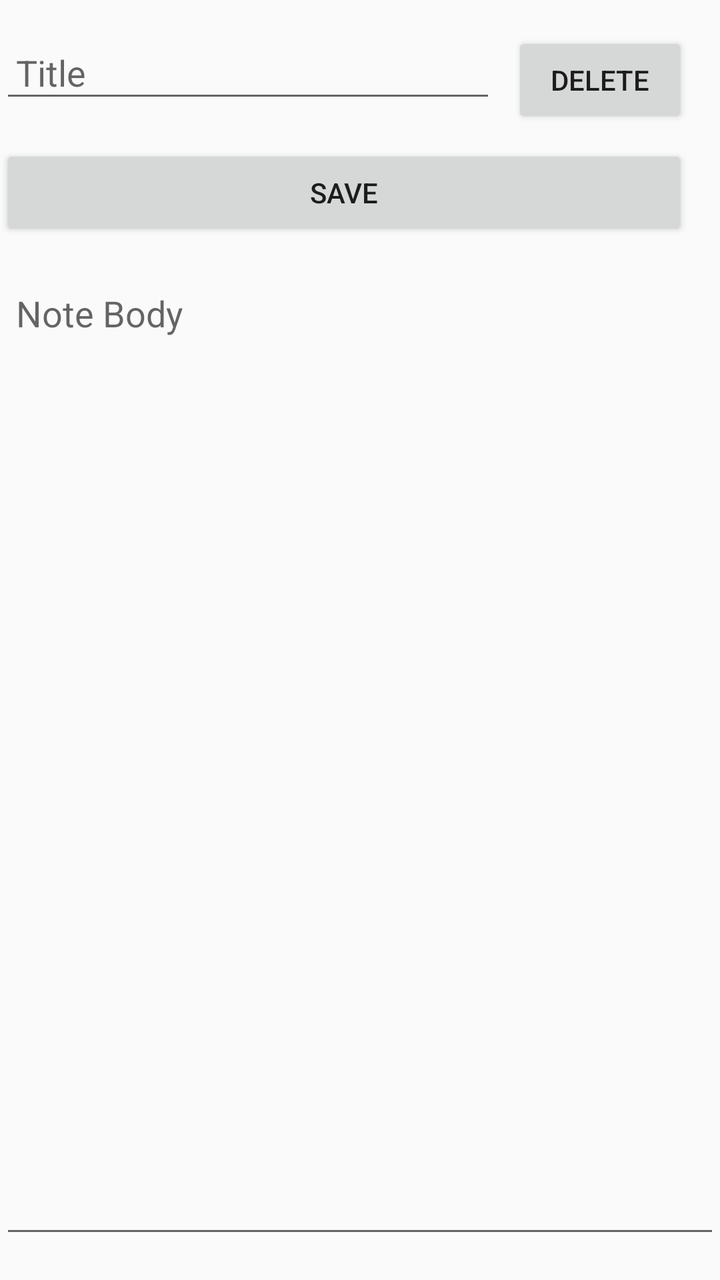
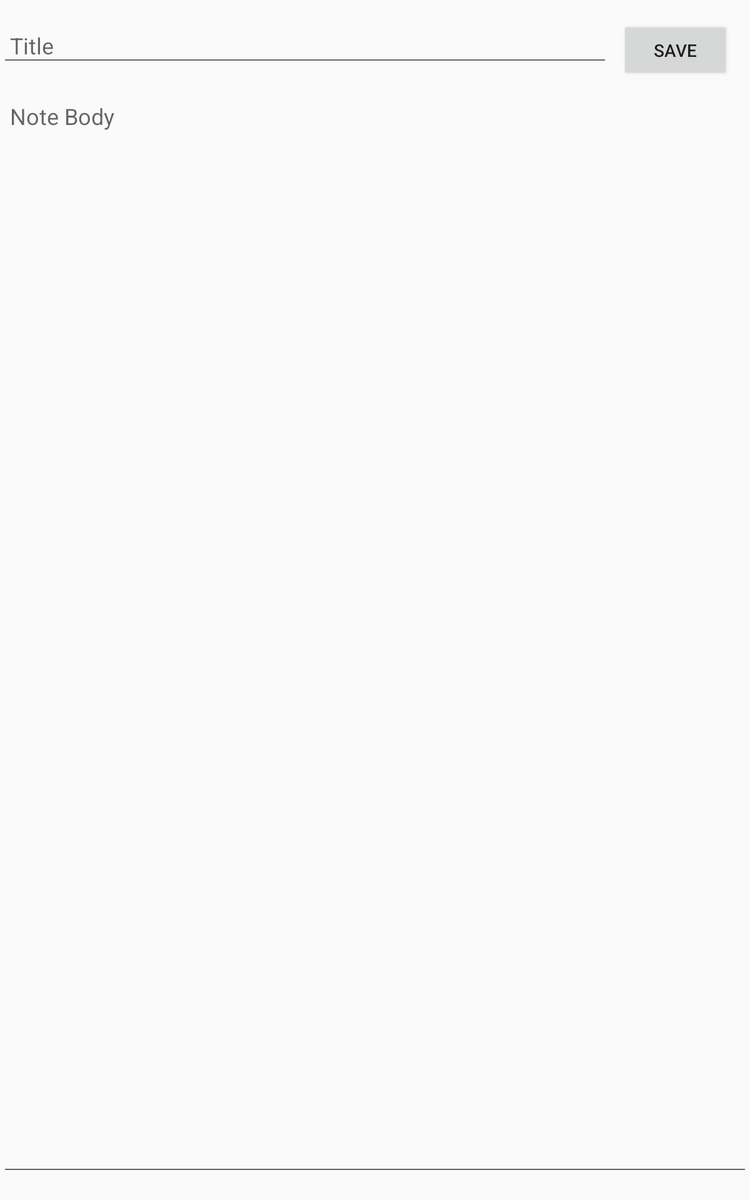

One screen, two layout resources from the same app: the default and the repository's alternative for another configuration. Each is rendered where Android would select it; the XML of both is given below.
<!-- AndroidManifest.xml: application theme Theme.NoteEncrypt -->
<!-- res/layout/activity_note.xml -->
<?xml version="1.0" encoding="utf-8"?>
<RelativeLayout xmlns:android="http://schemas.android.com/apk/res/android"
    xmlns:tools="http://schemas.android.com/tools"
    android:layout_width="match_parent"
    android:layout_height="match_parent"
    tools:context=".NoteActivity">

    <EditText
        android:id="@+id/edit_text_title"
        android:layout_width="match_parent"
        android:layout_height="wrap_content"
        android:hint="@string/edit_text_title_hint"
        android:layout_alignParentTop="true"
        android:layout_toStartOf="@id/button_delete"
        android:layout_marginEnd="8dp"
        android:layout_marginTop="16dp"
        android:padding="8dp" />

    <Button
        android:id="@+id/button_delete"
        android:layout_width="wrap_content"
        android:layout_height="wrap_content"
        android:text="@string/delete"
        android:layout_alignParentTop="true"
        android:layout_alignParentEnd="true"
        android:layout_marginEnd="16dp"
        android:layout_marginTop="16dp" />

    <EditText
        android:id="@+id/edit_text_body"
        android:layout_width="match_parent"
        android:layout_height="match_parent"
        android:hint="@string/edit_text_body_hint"
        android:layout_below="@id/button_save"
        android:layout_marginTop="16dp"
        android:padding="8dp"
        android:textAlignment="viewStart"
        android:inputType="textMultiLine"
        android:gravity="top|start"
        android:layout_marginBottom="16dp"
        android:paddingBottom="8dp" />
    <Button
        android:id="@+id/button_save"
        android:layout_width="match_parent"
        android:layout_height="wrap_content"
        android:layout_below="@+id/edit_text_title"
        android:text="@string/button_save"
        android:layout_marginEnd="16dp"
        android:layout_marginTop="16dp" />
</RelativeLayout>
<!-- resources referenced by this layout -->
<resources>
  <string name="button_save">Save</string>
  <string name="delete">Delete</string>
  <string name="edit_text_body_hint">Note Body</string>
  <string name="edit_text_title_hint">Title</string>
  <style name="Theme.NoteEncrypt" parent="Theme.AppCompat.Light.DarkActionBar">
          
          <item name="colorPrimary">@color/colorPrimary</item>
          <item name="colorPrimaryDark">@color/colorPrimaryDark</item>
          <item name="colorAccent">@color/colorAccent</item>
      </style>
</resources>
<!-- res/layout-large-port/activity_note.xml (the repository's variant of the layout above) -->
<!-- drawn on a 7-inch tablet held upright -->
<?xml version="1.0" encoding="utf-8"?>
<RelativeLayout xmlns:android="http://schemas.android.com/apk/res/android"
    xmlns:tools="http://schemas.android.com/tools"
    android:layout_width="match_parent"
    android:layout_height="match_parent"
    tools:context=".NoteActivity">

    <EditText
        android:id="@+id/edit_text_title"
        android:layout_width="match_parent"
        android:layout_height="wrap_content"
        android:hint="@string/edit_text_title_hint"
        android:layout_alignParentTop="true"
        android:layout_toStartOf="@id/button_save"
        android:layout_marginEnd="8dp"
        android:layout_marginTop="16dp"
        android:padding="8dp" />

    <Button
        android:id="@+id/button_save"
        android:layout_width="wrap_content"
        android:layout_height="wrap_content"
        android:text="@string/button_save"
        android:layout_alignParentTop="true"
        android:layout_alignParentEnd="true"
        android:layout_marginEnd="16dp"
        android:layout_marginTop="16dp" />

    <EditText
        android:id="@+id/edit_text_body"
        android:layout_width="match_parent"
        android:layout_height="match_parent"
        android:hint="@string/edit_text_body_hint"
        android:layout_below="@id/edit_text_title"
        android:layout_marginTop="16dp"
        android:padding="8dp"
        android:textAlignment="viewStart"
        android:inputType="textMultiLine"
        android:gravity="top|start"
        android:layout_marginBottom="16dp"
        android:paddingBottom="8dp" />
</RelativeLayout>
<!-- resources referenced by the variant -->
<!-- as a 7-inch tablet held upright resolves them -->
<resources>
  <string name="button_save">Save</string>
  <string name="edit_text_body_hint">Note Body</string>
  <string name="edit_text_title_hint">Title</string>
  <style name="Theme.NoteEncrypt" parent="Theme.AppCompat.Light.DarkActionBar">
          
          <item name="colorPrimary">@color/colorPrimary</item>
          <item name="colorPrimaryDark">@color/colorPrimaryDark</item>
          <item name="colorAccent">@color/colorAccent</item>
      </style>
</resources>
